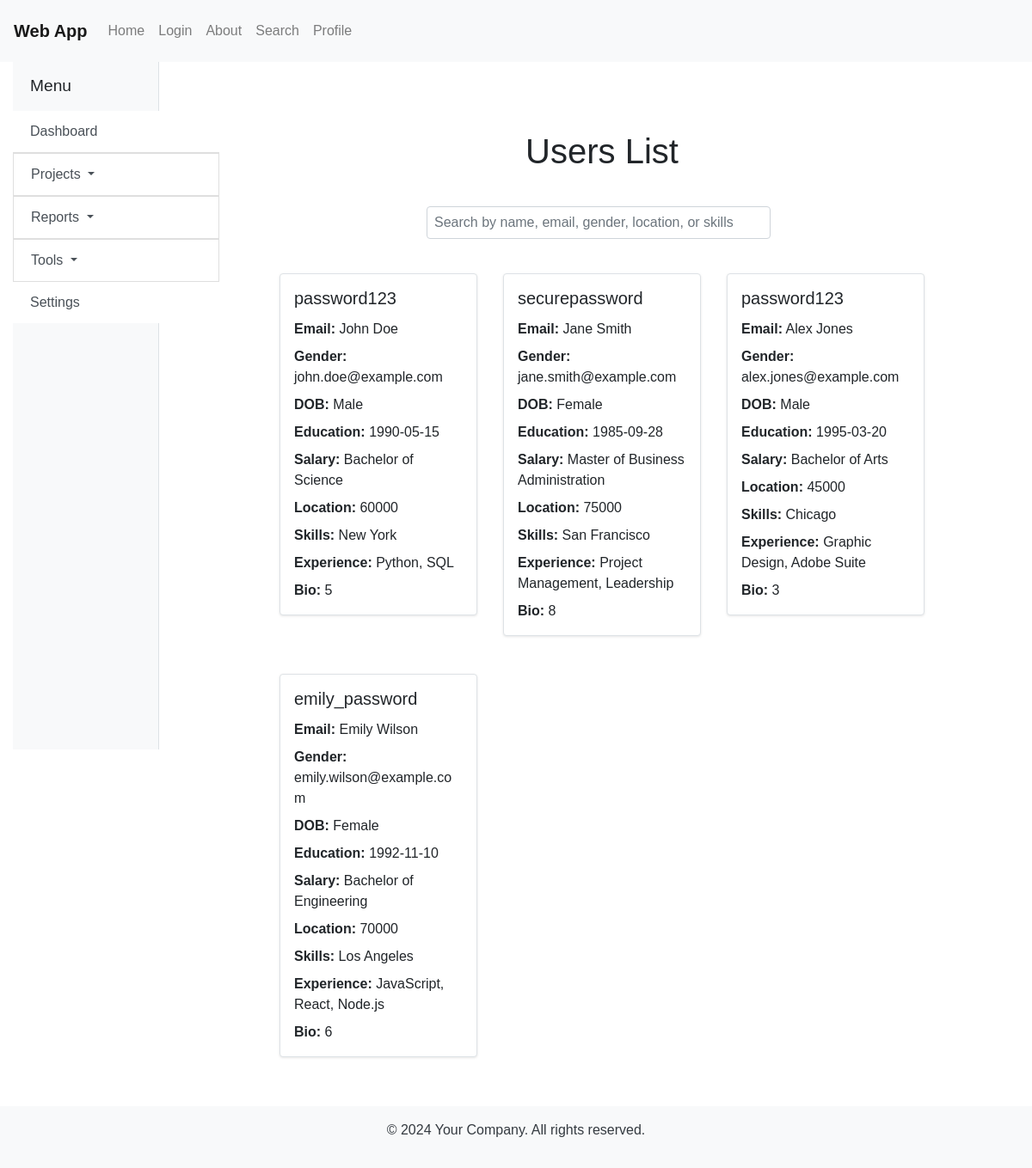
Screenshot of /search with the database file from the repository.
### tables this page shows
CREATE TABLE user_profile (
    id INTEGER PRIMARY KEY AUTOINCREMENT,
    username TEXT NOT NULL,
    password TEXT NOT NULL,
    name TEXT,
    email TEXT,
    gender TEXT,
    dob TEXT,
    education TEXT,
    salary INTEGER,
    location TEXT,
    skills TEXT,
    experience INTEGER,
    bio TEXT
);

### app.py (the view)
@app.route('/search')
def search_page():
    conn = sqlite3.connect(DATABASE)
    c = conn.cursor()
    c.execute('SELECT * FROM user_profile')
    profiles = c.fetchall()
    conn.close()
    return render_template('search.html', users=profiles)

### templates/search.html (shortened to what this page needs)
{% extends "layout.html" %}
{% block content %}
<main class="container mt-5">
    <div class="row justify-content-center">
        <div class="col-md-10">
            <h1 class="text-center mb-4">Users List</h1>
            <form class="form-inline mb-4 justify-content-center">
                <input type="text" class="form-control mr-2" id="search" name="search" onkeyup="filterUsers()" placeholder="Search by name, email, gender, location, or skills">
            </form>
            <div id="users-list" class="row">
                {% for user in users %}
                <div class="col-md-4 mb-4 user-card">
                    <div class="card">
                        <div class="card-body">
                            <h5 class="card-title">{{ user[2] }}</h5>
                            <p class="card-text"><strong>Email:</strong> {{ user[3] }}</p>
                            <p class="card-text"><strong>Gender:</strong> {{ user[4] }}</p>
                            <p class="card-text"><strong>DOB:</strong> {{ user[5] }}</p>
                            <p class="card-text"><strong>Education:</strong> {{ user[6] }}</p>
                            <p class="card-text"><strong>Salary:</strong> {{ user[7] }}</p>
                            <p class="card-text"><strong>Location:</strong> {{ user[8] }}</p>
                            <p class="card-text"><strong>Skills:</strong> {{ user[9] }}</p>
                            <p class="card-text"><strong>Experience:</strong> {{ user[10] }}</p>
                            <p class="card-text"><strong>Bio:</strong> {{ user[11] }}</p>
                        </div>
                    </div>
                </div>
                {% endfor %}
            </div>
        </div>
    </div>
</main>
{% endblock %}

### templates/layout.html (shortened to what this page needs)
<!DOCTYPE html>
<html lang="en">
<head>
    <link rel="stylesheet" href="https://stackpath.bootstrapcdn.com/bootstrap/4.5.2/css/bootstrap.min.css">
</head>
<body>
    {% include 'components/header.html' %}
    <div class="container-fluid">
        <div class="row">
            <div class="col-md-2">
                {% include 'components/sidebar.html' %}
            </div>
            <div class="col-md-10">
                {% block content %}{% endblock %}
            </div>
        </div>
    </div>
    <div class="custom-footer">
        {% include 'components/footer.html' %}
    </div>
</body>
</html>

### templates/components/header.html (shortened to what this page needs)
<header>
    <nav class="navbar navbar-expand-lg navbar-light bg-light">
        <a class="navbar-brand" href="{{ url_for('index') }}">Web App</a>
        <div class="collapse navbar-collapse" id="navbarNav">
            <ul class="navbar-nav">
                <li class="nav-item">
                    <a class="nav-link" href="{{ url_for('index') }}">Home</a>
                </li>
                <li class="nav-item">
                    <a class="nav-link" href="{{ url_for('login') }}">Login</a>
                </li>
                <li class="nav-item">
                    <a class="nav-link" href="{{ url_for('about_page') }}">About</a>
                </li>
                <li class="nav-item">
                    <a class="nav-link" href="{{ url_for('search_page') }}">Search</a>
                </li>
                <li class="nav-item">
                    <a class="nav-link" href="{{ url_for('profile') }}">Profile</a>
                </li>
            </ul>
        </div>
    </nav>
</header>

### templates/components/sidebar.html (shortened to what this page needs)
<div class="sidebar bg-light border-right" id="sidebar-wrapper">
    <div class="sidebar-heading">Menu</div>
    <div class="list-group list-group-flush">
        <a href="#" class="list-group-item list-group-item-action">Dashboard</a>
        <div class="dropdown">
            <a class="list-group-item list-group-item-action dropdown-toggle" href="#" role="button" id="dropdownProjects" data-toggle="dropdown" aria-haspopup="true" aria-expanded="false">
                Projects
            </a>
        </div>
        <div class="dropdown">
            <a class="list-group-item list-group-item-action dropdown-toggle" href="#" role="button" id="dropdownReports" data-toggle="dropdown" aria-haspopup="true" aria-expanded="false">
                Reports
            </a>
        </div>
        <div class="dropdown">
            <a class="list-group-item list-group-item-action dropdown-toggle" href="#" role="button" id="dropdownTools" data-toggle="dropdown" aria-haspopup="true" aria-expanded="false">
                Tools
            </a>
        </div>
        <a href="#" class="list-group-item list-group-item-action">Settings</a>
    </div>
</div>

### templates/components/footer.html (shortened to what this page needs)
<!DOCTYPE html>
<html lang="en">
<head>
    <link rel="stylesheet" href="{{ url_for('static', filename='css/styles.css') }}">
</head>
<body>
<footer class="fixed-bottom bg-light text-dark text-center py-3">
    <div class="container">
        <p>&copy; 2024 Your Company. All rights reserved.</p>
    </div>
</footer>
</body>
</html>

### static/css/styles.css (style rules this page uses)
body { min-height: 100vh; display: flex; flex-direction: column; font-family: Arial, sans-serif; }
main { flex: 1; }
#sidebar-wrapper { min-height: 100vh; margin-left: -15rem; transition: margin .25s ease-out; }
#sidebar-wrapper .sidebar-heading { padding: 0.875rem 1.25rem; font-size: 1.2rem; }
#sidebar-wrapper .list-group { width: 15rem; }
@media (min-width: 768px) { #sidebar-wrapper { margin-left: 0; } }
.navbar { padding: 1rem; }
.navbar .navbar-brand { font-weight: bold; }
.navbar-nav .nav-link { color: #343a40; }
.custom-footer { margin-top: 20px; background-color: #f8f9fa; border-top: 1px solid #dee2e6; padding: 1rem; text-align: center; }
main.container { padding: 2rem; }
main.container .form-inline { justify-content: center; }
#users-list .card { margin-bottom: 20px; }
.card { border: 1px solid #dee2e6; border-radius: 0.25rem; box-shadow: 0 1px 3px rgba(0, 0, 0, 0.1); }
.card-body { padding: 1rem; }
.card-title { font-size: 1.25rem; margin-bottom: 0.75rem; }
.card-text { margin-bottom: 0.5rem; }
.user-card .card { transition: transform 0.2s; }
#search { width: 100%; max-width: 400px; padding: 0.5rem; margin: 1rem 0; font-size: 1rem; }

### rows the page displays
user_profile: password "password123", name "John Doe", email "john.doe@example.com", gender "Male", dob "1990-05-15", education "Bachelor of Science", salary "60000", location "New York", skills "Python, SQL", experience "5"
user_profile: password "securepassword", name "Jane Smith", email "jane.smith@example.com", gender "Female", dob "1985-09-28", education "Master of Business Administration", salary "75000", location "San Francisco", skills "Project Management, Leadership", experience "8"
user_profile: password "password123", name "Alex Jones", email "alex.jones@example.com", gender "Male", dob "1995-03-20", education "Bachelor of Arts", salary "45000", location "Chicago", skills "Graphic Design, Adobe Suite", experience "3"
user_profile: password "emily_password", name "Emily Wilson", email "emily.wilson@example.com", gender "Female", dob "1992-11-10", education "Bachelor of Engineering", salary "70000", location "Los Angeles", skills "JavaScript, React, Node.js", experience "6"
